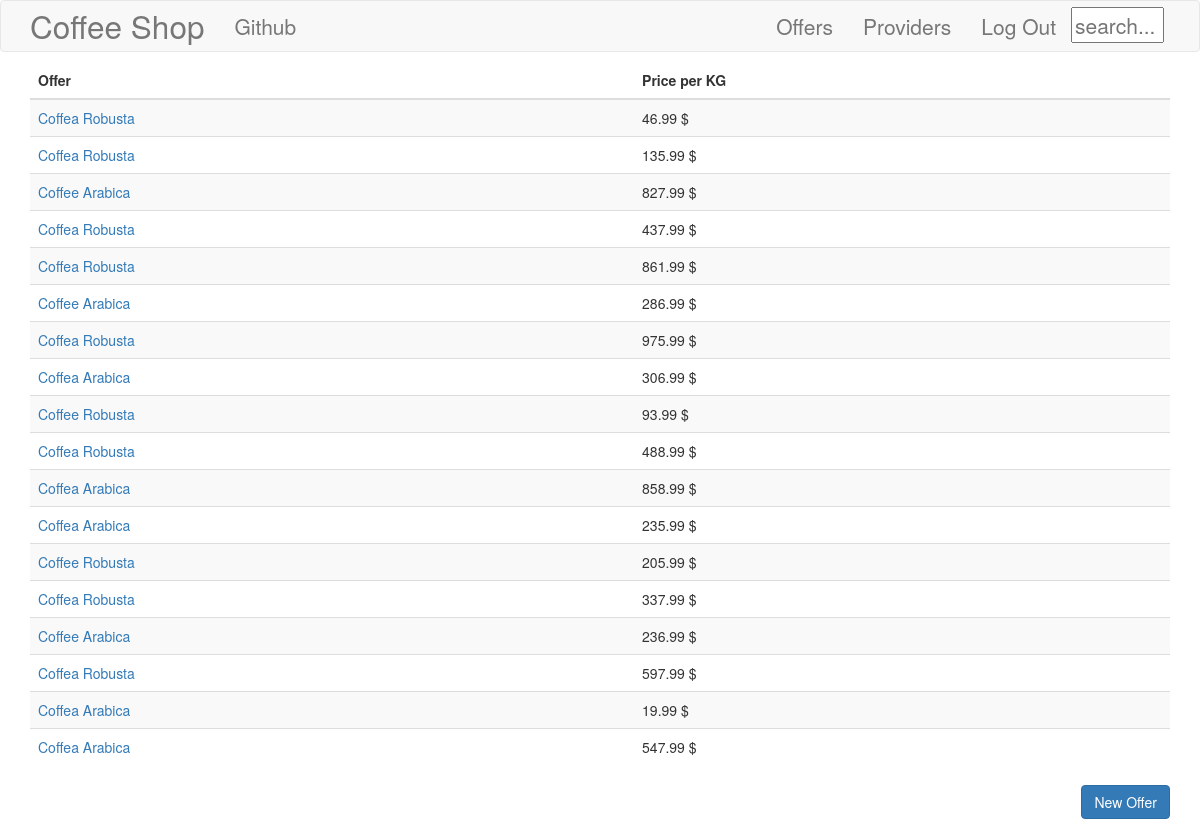
Screenshot of /products/ (signed in) with the database file from the repository.
### products/models.py (models this page shows, shortened)
class Product(models.Model):
    provider = models.ForeignKey('products.Provider', related_name='products', on_delete=models.DO_NOTHING, null=False)
    title = models.CharField(max_length=120, null=False)
    description = models.TextField(max_length=500)
    price = models.DecimalField(decimal_places=2, max_digits=10, default=19.99)

### products/views.py (the view)
# urls.py: path('', views.ProductListView.as_view(), name='product_list'),
class ProductListView(ListView):
    model = Product
    queryset = Product.objects.all()

### products/templates/products/product_list.html (shortened to what this page needs)
{% extends 'products_base.html' %}
{% block body_block %}
{% if user.is_authenticated %}
    <table class="table table-striped">
        <thead>
            <tr>
                <th>Offer</th>
                <th>Price per KG</th>
            </tr>
        </thead>
        <tbody>
        {% for product in product_list %}
            <tr>
                <td><a href="{% url 'products:product_detail' pk=product.pk %}">{{ product.title }}</a></td>
                <td>{{ product.price }} $</td>
            </tr>
        {% endfor %}
        </tbody>
    </table>
    <a id=right href="{% url 'products:product_create' %}"><button type="button" class="btn btn-primary">New Offer</button></a>
{% else %}
    <div class="jumbotron">
        <p class="producttitle">You must be logged in to access this page</p>
    </div>
{% endif %}
{% endblock %}

### static/css/base.css (style rules this page uses)
#right { float:right; }

### rows the page displays
Product: title "Coffea Robusta", price "46.99"
Product: title "Coffea Robusta", price "135.99"
Product: title "Coffee Arabica", price "827.99"
Product: title "Coffea Robusta", price "437.99"
Product: title "Coffea Robusta", price "861.99"
Product: title "Coffee Arabica", price "286.99"
Product: title "Coffea Robusta", price "975.99"
Product: title "Coffea Arabica", price "306.99"
Product: title "Coffee Robusta", price "93.99"
Product: title "Coffea Robusta", price "488.99"
Product: title "Coffea Arabica", price "858.99"
Product: title "Coffea Arabica", price "235.99"
Product: title "Coffee Robusta", price "205.99"
Product: title "Coffea Robusta", price "337.99"
Product: title "Coffee Arabica", price "236.99"
Product: title "Coffea Robusta", price "597.99"
Product: title "Coffea Arabica", price "19.99"
Product: title "Coffea Arabica", price "547.99"
